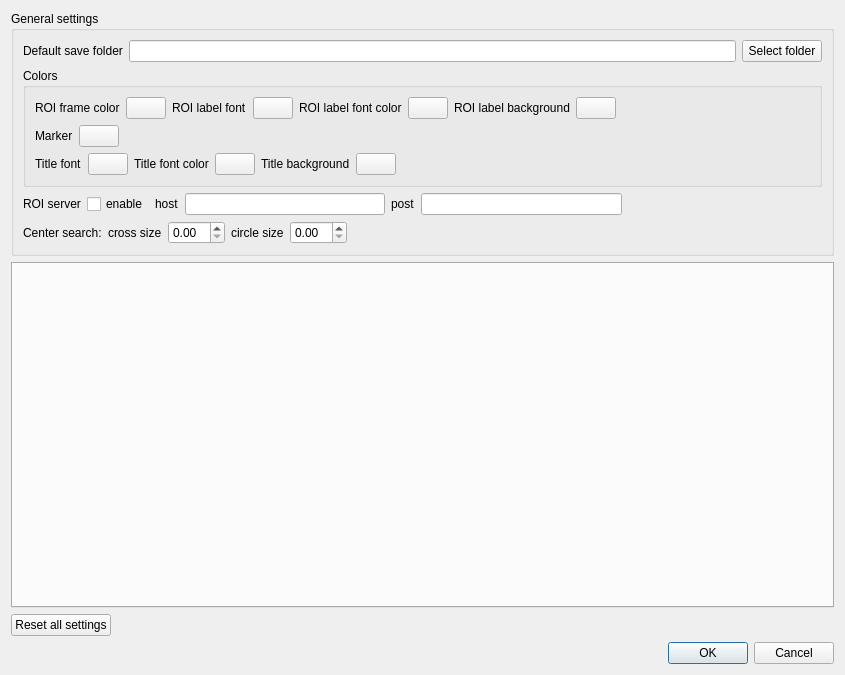
<?xml version="1.0" encoding="UTF-8"?>
<ui version="4.0">
 <class>SettingsDialog</class>
 <widget class="QDialog" name="SettingsDialog">
  <property name="geometry">
   <rect>
    <x>0</x>
    <y>0</y>
    <width>845</width>
    <height>675</height>
   </rect>
  </property>
  <property name="windowTitle">
   <string>General settings</string>
  </property>
  <layout class="QVBoxLayout" name="verticalLayout_3">
   <item>
    <widget class="QGroupBox" name="groupBox">
     <property name="title">
      <string>General settings</string>
     </property>
     <layout class="QVBoxLayout" name="verticalLayout_2">
      <item>
       <layout class="QHBoxLayout" name="horizontalLayout">
        <item>
         <widget class="QLabel" name="label">
          <property name="text">
           <string>Default save folder</string>
          </property>
         </widget>
        </item>
        <item>
         <widget class="QLineEdit" name="le_save_path"/>
        </item>
        <item>
         <widget class="QPushButton" name="cmd_save_folder">
          <property name="text">
           <string>Select folder</string>
          </property>
         </widget>
        </item>
       </layout>
      </item>
      <item>
       <widget class="QGroupBox" name="groupBox_2">
        <property name="title">
         <string>Colors</string>
        </property>
        <layout class="QVBoxLayout" name="verticalLayout">
         <item>
          <layout class="QHBoxLayout" name="horizontalLayout_2">
           <item>
            <widget class="QLabel" name="label_3">
             <property name="text">
              <string>ROI frame color</string>
             </property>
            </widget>
           </item>
           <item>
            <widget class="QPushButton" name="cmd_roi_frame_color">
             <property name="text">
              <string/>
             </property>
            </widget>
           </item>
           <item>
            <widget class="QLabel" name="label_4">
             <property name="text">
              <string>ROI label font</string>
             </property>
            </widget>
           </item>
           <item>
            <widget class="QPushButton" name="cmd_roi_label_font">
             <property name="text">
              <string/>
             </property>
            </widget>
           </item>
           <item>
            <widget class="QLabel" name="label_14">
             <property name="text">
              <string>ROI label font color</string>
             </property>
            </widget>
           </item>
           <item>
            <widget class="QPushButton" name="cmd_roi_label_font_color">
             <property name="text">
              <string/>
             </property>
            </widget>
           </item>
           <item>
            <widget class="QLabel" name="label_13">
             <property name="text">
              <string>ROI label background</string>
             </property>
            </widget>
           </item>
           <item>
            <widget class="QPushButton" name="cmd_roi_bkg_color">
             <property name="text">
              <string/>
             </property>
            </widget>
           </item>
           <item>
            <spacer name="horizontalSpacer">
             <property name="orientation">
              <enum>Qt::Horizontal</enum>
             </property>
             <property name="sizeHint" stdset="0">
              <size>
               <width>40</width>
               <height>20</height>
              </size>
             </property>
            </spacer>
           </item>
          </layout>
         </item>
         <item>
          <layout class="QHBoxLayout" name="horizontalLayout_3">
           <item>
            <widget class="QLabel" name="label_6">
             <property name="text">
              <string>Marker</string>
             </property>
            </widget>
           </item>
           <item>
            <widget class="QPushButton" name="cmd_marker_color">
             <property name="text">
              <string/>
             </property>
            </widget>
           </item>
           <item>
            <spacer name="horizontalSpacer_2">
             <property name="orientation">
              <enum>Qt::Horizontal</enum>
             </property>
             <property name="sizeHint" stdset="0">
              <size>
               <width>40</width>
               <height>20</height>
              </size>
             </property>
            </spacer>
           </item>
          </layout>
         </item>
         <item>
          <layout class="QHBoxLayout" name="horizontalLayout_4">
           <item>
            <widget class="QLabel" name="label_5">
             <property name="text">
              <string>Title font</string>
             </property>
            </widget>
           </item>
           <item>
            <widget class="QPushButton" name="cmd_title_font">
             <property name="text">
              <string/>
             </property>
            </widget>
           </item>
           <item>
            <widget class="QLabel" name="label_15">
             <property name="text">
              <string>Title font color</string>
             </property>
            </widget>
           </item>
           <item>
            <widget class="QPushButton" name="cmd_title_font_color">
             <property name="text">
              <string/>
             </property>
            </widget>
           </item>
           <item>
            <widget class="QLabel" name="label_8">
             <property name="text">
              <string>Title background</string>
             </property>
            </widget>
           </item>
           <item>
            <widget class="QPushButton" name="cmd_title_bkg_color">
             <property name="text">
              <string/>
             </property>
            </widget>
           </item>
           <item>
            <spacer name="horizontalSpacer_3">
             <property name="orientation">
              <enum>Qt::Horizontal</enum>
             </property>
             <property name="sizeHint" stdset="0">
              <size>
               <width>40</width>
               <height>20</height>
              </size>
             </property>
            </spacer>
           </item>
          </layout>
         </item>
        </layout>
       </widget>
      </item>
      <item>
       <layout class="QHBoxLayout" name="horizontalLayout_5">
        <item>
         <widget class="QLabel" name="label_7">
          <property name="text">
           <string>ROI server</string>
          </property>
         </widget>
        </item>
        <item>
         <widget class="QCheckBox" name="chk_roi_server_enable">
          <property name="text">
           <string>enable</string>
          </property>
         </widget>
        </item>
        <item>
         <widget class="QLabel" name="label_9">
          <property name="text">
           <string>host</string>
          </property>
         </widget>
        </item>
        <item>
         <widget class="QLineEdit" name="le_roi_server_host"/>
        </item>
        <item>
         <widget class="QLabel" name="label_2">
          <property name="text">
           <string>post</string>
          </property>
         </widget>
        </item>
        <item>
         <widget class="QLineEdit" name="le_roi_server_port"/>
        </item>
        <item>
         <spacer name="horizontalSpacer_4">
          <property name="orientation">
           <enum>Qt::Horizontal</enum>
          </property>
          <property name="sizeHint" stdset="0">
           <size>
            <width>40</width>
            <height>20</height>
           </size>
          </property>
         </spacer>
        </item>
       </layout>
      </item>
      <item>
       <layout class="QHBoxLayout" name="horizontalLayout_6">
        <item>
         <widget class="QLabel" name="label_10">
          <property name="text">
           <string>Center search:</string>
          </property>
         </widget>
        </item>
        <item>
         <widget class="QLabel" name="label_11">
          <property name="text">
           <string>cross size</string>
          </property>
         </widget>
        </item>
        <item>
         <widget class="QDoubleSpinBox" name="dsb_cross_size"/>
        </item>
        <item>
         <widget class="QLabel" name="label_12">
          <property name="text">
           <string>circle size</string>
          </property>
         </widget>
        </item>
        <item>
         <widget class="QDoubleSpinBox" name="dsb_circle_size"/>
        </item>
        <item>
         <spacer name="horizontalSpacer_5">
          <property name="orientation">
           <enum>Qt::Horizontal</enum>
          </property>
          <property name="sizeHint" stdset="0">
           <size>
            <width>40</width>
            <height>20</height>
           </size>
          </property>
         </spacer>
        </item>
       </layout>
      </item>
     </layout>
    </widget>
   </item>
   <item>
    <widget class="QTabWidget" name="tb_cameras">
     <property name="currentIndex">
      <number>-1</number>
     </property>
    </widget>
   </item>
   <item>
    <layout class="QHBoxLayout" name="horizontalLayout_7">
     <item>
      <widget class="QPushButton" name="cmd_reset_settings">
       <property name="text">
        <string>Reset all settings</string>
       </property>
      </widget>
     </item>
     <item>
      <spacer name="horizontalSpacer_6">
       <property name="orientation">
        <enum>Qt::Horizontal</enum>
       </property>
       <property name="sizeHint" stdset="0">
        <size>
         <width>40</width>
         <height>20</height>
        </size>
       </property>
      </spacer>
     </item>
    </layout>
   </item>
   <item>
    <widget class="QDialogButtonBox" name="buttonBox">
     <property name="locale">
      <locale language="English" country="UnitedStates"/>
     </property>
     <property name="orientation">
      <enum>Qt::Horizontal</enum>
     </property>
     <property name="standardButtons">
      <set>QDialogButtonBox::Cancel|QDialogButtonBox::Ok</set>
     </property>
    </widget>
   </item>
  </layout>
 </widget>
 <resources/>
 <connections>
  <connection>
   <sender>buttonBox</sender>
   <signal>accepted()</signal>
   <receiver>SettingsDialog</receiver>
   <slot>accept()</slot>
   <hints>
    <hint type="sourcelabel">
     <x>248</x>
     <y>254</y>
    </hint>
    <hint type="destinationlabel">
     <x>157</x>
     <y>274</y>
    </hint>
   </hints>
  </connection>
  <connection>
   <sender>buttonBox</sender>
   <signal>rejected()</signal>
   <receiver>SettingsDialog</receiver>
   <slot>reject()</slot>
   <hints>
    <hint type="sourcelabel">
     <x>316</x>
     <y>260</y>
    </hint>
    <hint type="destinationlabel">
     <x>286</x>
     <y>274</y>
    </hint>
   </hints>
  </connection>
 </connections>
</ui>
